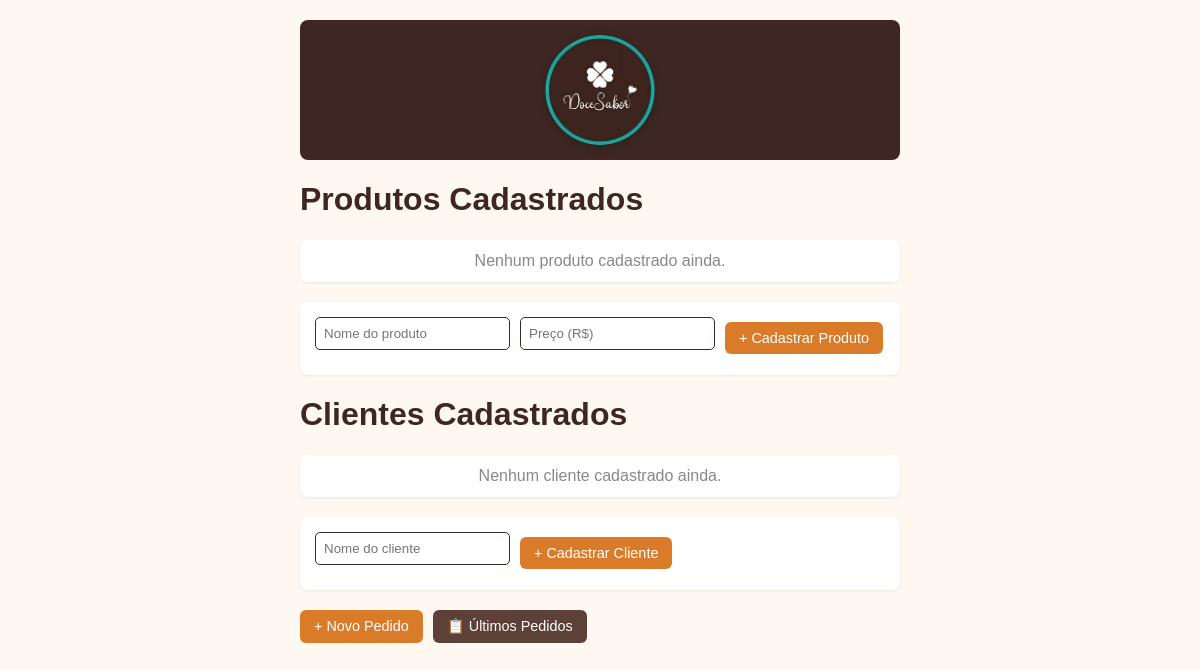
The app's page /, older data.
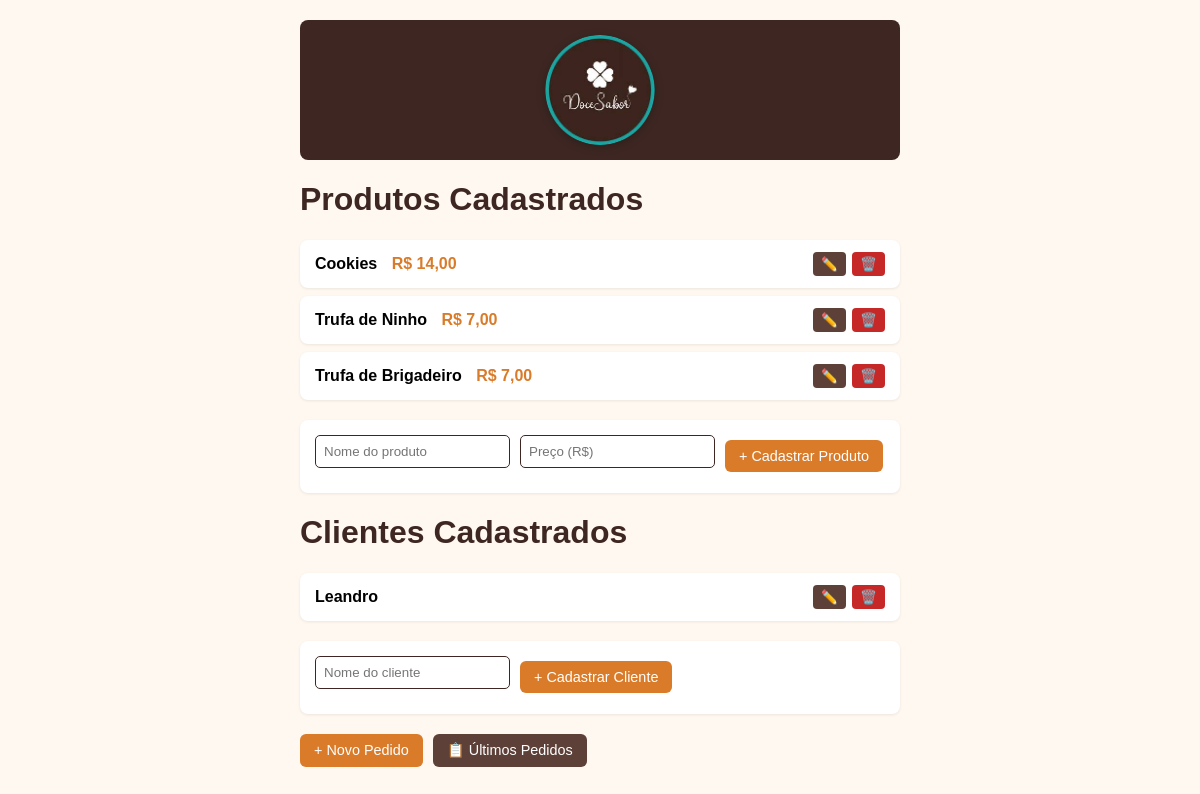
The same page, newer data.
### pedidos/models.py (models this page shows, shortened)
class Produto(models.Model):
    name = models.CharField(max_length=100)
    price = models.FloatField()

class Cliente(models.Model):
    name = models.CharField(max_length=50)

### pedidos/views.py (the view, shortened to what this page needs)
# urls.py: path('', views.home, name='home'),
def home(request):
    produtos = Produto.objects.all()
    clientes = Cliente.objects.all()
    return render(request, 'pedidos/home.html', {'produtos': produtos, 'clientes': clientes})

### pedidos/templates/pedidos/home.html (shortened to what this page needs)
{% extends 'pedidos/base.html' %}
{% block content %}
<h1> Produtos Cadastrados </h1>
<ul>
    {% for produto in produtos %}
        <li>
            <div>
                <strong>{{ produto.name }}</strong>
                <span style="color: var(--laranja); font-weight: bold; margin-left: 10px;">R$ {{ produto.price|floatformat:2 }}</span>
            </div>
            <div style="display: flex; gap: 6px;">
                <a href="{% url 'editar_produto' produto.id %}" class="btn-secondary" style="padding: 4px 8px; font-size: 0.85em; border-radius: 4px;" title="Editar produto">✏️</a>
                <a href="{% url 'excluir_produto' produto.id %}" onclick="return confirm('Deseja realmente excluir o produto &quot;{{ produto.name }}&quot;?');" class="btn-danger" style="padding: 4px 8px; font-size: 0.85em; border-radius: 4px;" title="Excluir produto">🗑️</a>
            </div>
        </li>
    {% empty %}
        <li style="color: #888; justify-content: center;">Nenhum produto cadastrado ainda.</li>
    {% endfor %}
</ul>
<form method='POST'>
    <input type="text" name="name" placeholder="Nome do produto" required>
    <input type="number" step="0.01" name="price" placeholder="Preço (R$)" required>
    <button type="submit">+ Cadastrar Produto</button>
</form>
<h1> Clientes Cadastrados </h1>
<ul>
    {% for cliente in clientes %}
        <li>
            <span><strong>{{ cliente.name }}</strong></span>
            <div style="display: flex; gap: 6px;">
                <a href="{% url 'editar_cliente' cliente.id %}" class="btn-secondary" style="padding: 4px 8px; font-size: 0.85em; border-radius: 4px;" title="Editar cliente">✏️</a>
                <a href="{% url 'excluir_cliente' cliente.id %}" onclick="return confirm('Deseja realmente excluir o cliente &quot;{{ cliente.name }}&quot;?\n\nAtenção: pedidos vinculados a este cliente também serão removidos.');" class="btn-danger" style="padding: 4px 8px; font-size: 0.85em; border-radius: 4px;" title="Excluir cliente">🗑️</a>
            </div>
        </li>
    {% empty %}
        <li style="color: #888; justify-content: center;">Nenhum cliente cadastrado ainda.</li>
    {% endfor %}
</ul>
<form method="POST">
    <input type="text" name="name" placeholder="Nome do cliente" required>
    <button type="submit">+ Cadastrar Cliente</button>
</form>
<div style="display: flex; gap: 10px; margin-top: 20px;">
    <a href="{% url 'criar_pedido' %}" class="btn">+ Novo Pedido</a>
    <a href="{% url 'ultimos_pedidos' %}" class="btn btn-secondary">📋 Últimos Pedidos</a>
</div>
{% endblock %}

Row changes from the older to the newer data that the page shows:
added Produto: name "Cookies", price "14,00"
added Produto: name "Trufa de Ninho", price "7,00"
added Produto: name "Trufa de Brigadeiro", price "7,00"
added Cliente: name "Leandro"
Text that changed along with them:
text no longer shown: "Nenhum produto cadastrado ainda. Nenhum cliente cadastrado ainda."
